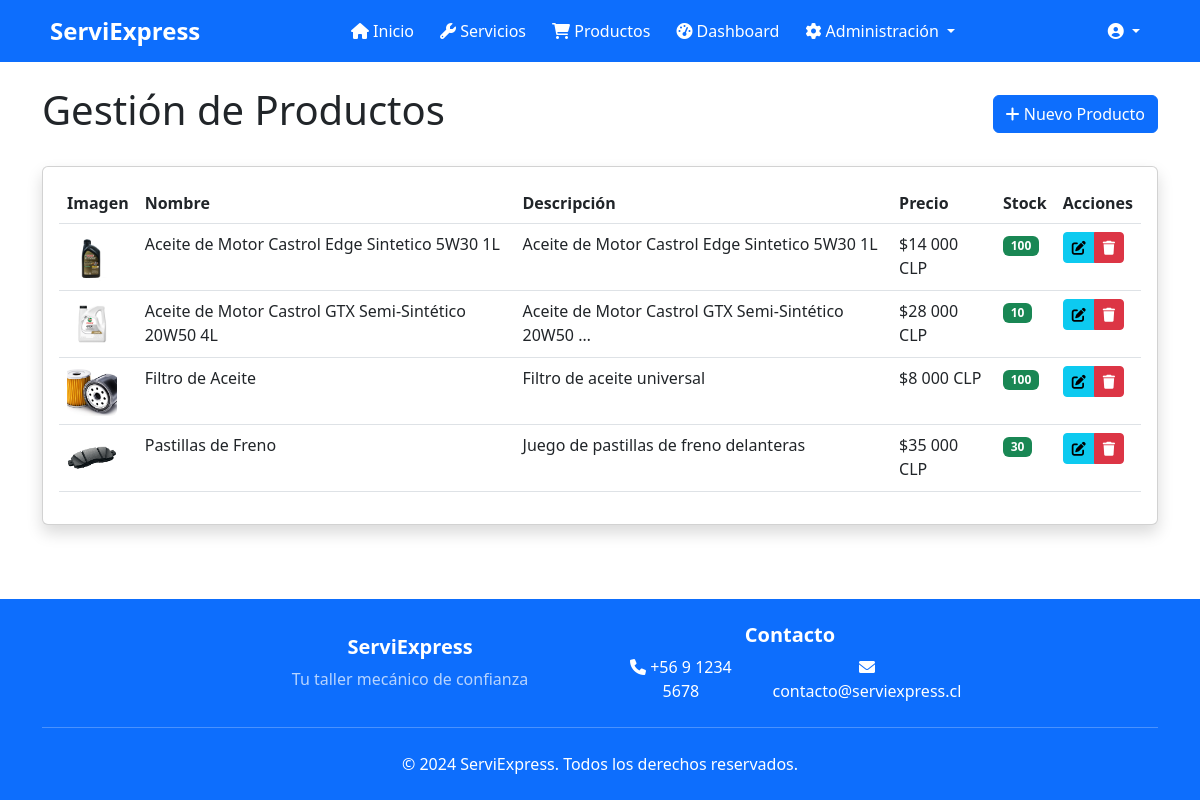
Page /management/products/ (signed in) on the committed database.
### workshop/models.py (models this page shows, shortened)
class Product(models.Model):
    CATEGORY_CHOICES = [
        ('product', 'Producto'),
        ('service', 'Servicio'),
    ]
    name = models.CharField(max_length=100)
    description = models.TextField()
    price = models.DecimalField(max_digits=10, decimal_places=2)
    stock = models.IntegerField()
    image = models.ImageField(upload_to='products/', null=True, blank=True)
    category = models.CharField(max_length=10, choices=CATEGORY_CHOICES, default='product')
    duration = models.PositiveIntegerField(null=True, blank=True, help_text='Duración estimada en minutos')
    class Meta:
        ordering = ['category', 'name']

### workshop/views/product_views.py (the view)
# urls.py: path('management/products/', product_views.product_list, name='product_list'),
@login_required
@admin_required
def product_list(request):
    products = Product.objects.filter(category='product')
    return render(request, 'workshop/admin/product_list.html', {
        'products': products
    })

### templates/workshop/admin/product_list.html (shortened to what this page needs)
{% extends 'base.html' %}
{% load humanize %}
{% block content %}
<div class="container py-4">
    <div class="d-flex justify-content-between align-items-center mb-4">
        <h1>Gestión de Productos</h1>
        <a href="{% url 'product_add' %}" class="btn btn-primary">
            <i class="fas fa-plus"></i> Nuevo Producto
        </a>
    </div>
    <div class="card shadow">
        <div class="card-body">
            <div class="table-responsive">
                <table class="table table-hover">
                    <thead>
                        <tr>
                            <th>Imagen</th>
                            <th>Nombre</th>
                            <th>Descripción</th>
                            <th>Precio</th>
                            <th>Stock</th>
                            <th>Acciones</th>
                        </tr>
                    </thead>
                    <tbody>
                        {% for product in products %}
                            <tr>
                                <td>
                                    {% if product.image %}
                                        <img src="{{ product.image.url }}" alt="{{ product.name }}" style="height: 50px; width: 50px; object-fit: cover;" class="rounded">
                                    {% else %}
                                        <span class="text-muted">Sin imagen</span>
                                    {% endif %}
                                </td>
                                <td>{{ product.name }}</td>
                                <td>{{ product.description|truncatechars:50 }}</td>
                                <td>${{ product.price|floatformat:0|intcomma }} CLP</td>
                                <td>
                                    <span class="badge {% if product.stock > 0 %}bg-success{% else %}bg-danger{% endif %}">
                                        {{ product.stock }}
                                    </span>
                                </td>
                                <td>
                                    <div class="btn-group">
                                        <a href="{% url 'product_edit' product.id %}" class="btn btn-sm btn-info" title="Editar">
                                            <i class="fas fa-edit"></i>
                                        </a>
                                        <a href="{% url 'product_delete' product.id %}" class="btn btn-sm btn-danger" title="Eliminar">
                                            <i class="fas fa-trash"></i>
                                        </a>
                                    </div>
                                </td>
                            </tr>
                        {% endfor %}
                    </tbody>
                </table>
            </div>
        </div>
    </div>
</div>
{% endblock %}

### templates/base.html (style rules this page uses)
body { display: flex; flex-direction: column; min-height: 100vh; margin: 0; }

### rows in the picture
Product: image (picture), name "Aceite de Motor Castrol Edge Sintetico 5W30 1L", description "Aceite de Motor Castrol Edge Sintetico 5W30 1L", price "14 000", stock "100"
Product: image (picture), name "Aceite de Motor Castrol GTX Semi-Sintético 20W50 4L", description "Aceite de Motor Castrol GTX Semi-Sintético 20W50 …", price "28 000", stock "10"
Product: image (picture), name "Filtro de Aceite", description "Filtro de aceite universal", price "8 000", stock "100"
Product: image (picture), name "Pastillas de Freno", description "Juego de pastillas de freno delanteras", price "35 000", stock "30"
